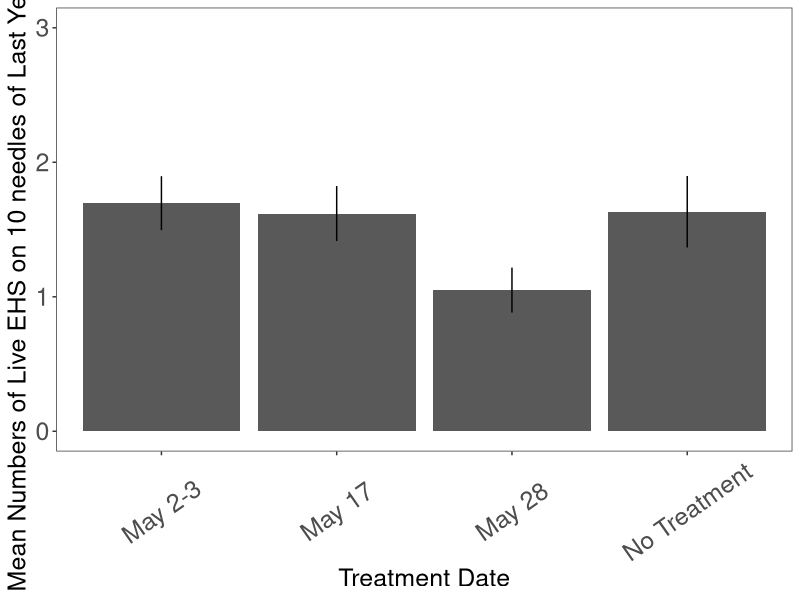
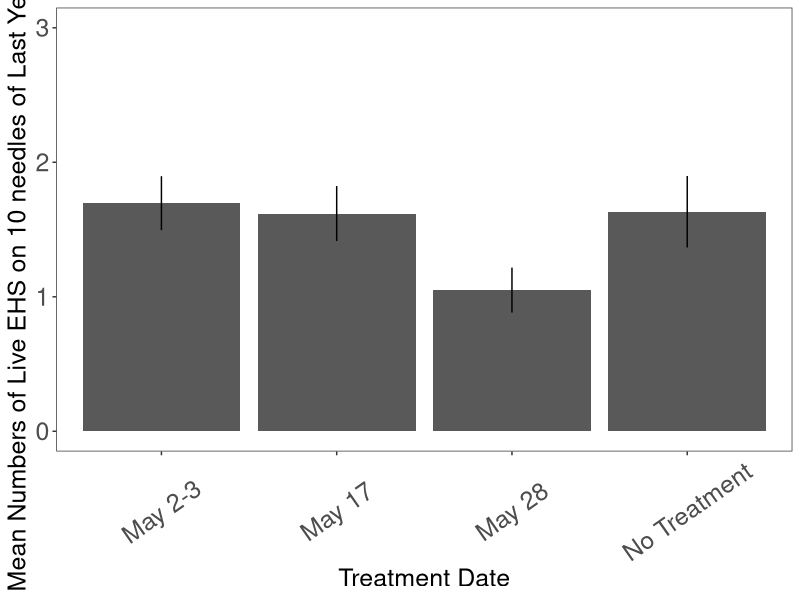

Source code (R) for these figures, in order: (Note: this script raises an error after producing the figures.)
# Load the package, read data, and manipulate
library(dplyr)
library(tidyr)
library(ggplot2)
library(stringr)
library(RColorBrewer)
library(ggthemes)
library(viridis)
library(MASS)
library(lme4)
library(tidyverse)
library(multcomp) 
library(multcompView)


## PREPROCESSING ##

# read in file
scalecount <- read.csv(file="EHS count 2024 v7 (study 1).csv", strip.white=TRUE)
colnames(scalecount) <- c("Label", "County","Twigab","Date","Counter","Livescale1","Deadscale1",
                          "Livescale2","Deadscale2","Livescale3","Deadscale3","Prespara","Presfungus",
                          "Presscalenewgr","encarsia")

#delete columns with no info
scalecount <- scalecount[ -c(16:19) ]

#extract and create new column with treatment
scalecount$Treatment<-
  substring(scalecount$Label, first=4, last=4)

#getting zero and 1s as presence and absence
# parasitism
scalecount$Prespara<-replace(scalecount$Prespara, scalecount$Prespara=="yes", 1)
scalecount$Prespara<-replace(scalecount$Prespara, scalecount$Prespara=="y", 1)
scalecount$Prespara<-replace(scalecount$Prespara, scalecount$Prespara=="Y", 1)
scalecount$Prespara<-replace(scalecount$Prespara, scalecount$Prespara=="", 0)
scalecount$Prespara<-replace(scalecount$Prespara, scalecount$Prespara=="n", 0)
scalecount$Prespara<-replace(scalecount$Prespara, scalecount$Prespara=="N", 0)
scalecount$Prespara<-replace(scalecount$Prespara, scalecount$Prespara=="no", 0)

# scale new growth?
scalecount$Presscalenewgr<-replace(scalecount$Presscalenewgr, scalecount$Presscalenewgr=="yes", 1)
scalecount$Presscalenewgr<-replace(scalecount$Presscalenewgr, scalecount$Presscalenewgr=="y", 1)
scalecount$Presscalenewgr<-replace(scalecount$Presscalenewgr, scalecount$Presscalenewgr=="Y", 1)
scalecount$Presscalenewgr<-replace(scalecount$Presscalenewgr, scalecount$Presscalenewgr=="", 0)
scalecount$Presscalenewgr<-replace(scalecount$Presscalenewgr, scalecount$Presscalenewgr=="n", 0)
scalecount$Presscalenewgr<-replace(scalecount$Presscalenewgr, scalecount$Presscalenewgr=="N", 0)
scalecount$Presscalenewgr<-replace(scalecount$Presscalenewgr, scalecount$Presscalenewgr=="no", 0)

# presence of fungus
scalecount$Presfungus<-replace(scalecount$Presfungus, scalecount$Presfungus=="yes", 1)
scalecount$Presfungus<-replace(scalecount$Presfungus, scalecount$Presfungus=="y", 1)
scalecount$Presfungus<-replace(scalecount$Presfungus, scalecount$Presfungus=="Y", 1)
scalecount$Presfungus<-replace(scalecount$Presfungus, scalecount$Presfungus=="", 0)
scalecount$Presfungus<-replace(scalecount$Presfungus, scalecount$Presfungus=="n", 0)
scalecount$Presfungus<-replace(scalecount$Presfungus, scalecount$Presfungus=="N", 0)
scalecount$Presfungus<-replace(scalecount$Presfungus, scalecount$Presfungus=="no", 0)

# change Treatment and County to factors
scalecount <- scalecount %>% 
  mutate(across(c(Treatment, County), as.factor))

# change counts to numeric
scalecount <- scalecount %>% 
  mutate(across(c(Livescale1, Deadscale1, Livescale2, Deadscale2, Livescale3, Deadscale3), as.numeric))

# Add mean live scale and Mean dead scale columns
scalecount<-scalecount %>% 
  mutate(Meanlivescale = rowMeans(dplyr::select(., Livescale1, Livescale2, Livescale3), na.rm = TRUE))
scalecount<-scalecount %>% 
  mutate(Meandeadscale = rowMeans(dplyr::select(., Deadscale1, Deadscale2, Deadscale3), na.rm = TRUE))

#removing labels that were not collected
scalecount<-scalecount %>% drop_na(Livescale1)


#scalecount has both July and November counts in it

# getting first count- July
# "scalecount1" henceforth refers to July collection
scalecount1 <- subset(scalecount, grepl('July',Date))

# Treatment survival means
tmeans <- scalecount1 %>% 
  group_by(Treatment) %>% 
  dplyr::summarize(
    Mean=round(mean(Meanlivescale, na.rm = T),3),
    sd = sd(Meanlivescale),
    n = n(),
    se = sd / sqrt(n),
    cv = sd/Mean * 100
  )
print(tmeans)


# treatment means as bar plots
labels <- c("May 2-3", "May 17", "May 28", "No Treatment")
Meanlivescale_plot_first <- ggplot(data=tmeans, 
                                   aes(x=Treatment, y=Mean
                                   ), na.rm = T) +
  geom_bar(stat="identity", position = position_dodge2(width = 0.9, preserve = "single"))  +
  geom_errorbar(aes(ymin=Mean-se, ymax=Mean+se), position = position_dodge(0.9), width = 0,
                show.legend = FALSE, color="black") +
  labs(x="Treatment Date", y="Mean Numbers of Live EHS on 10 needles of Last Year's Growth") +
  theme_bw() + 
  theme(panel.grid.major = element_blank(), 
        panel.grid.minor = element_blank(),
        axis.text.x=element_text(angle = 35, vjust = 0.5, size=18), 
        axis.title.x = element_text(size=18),
        axis.title.y=element_text(size=18),
        axis.text.y=element_text(size=18),
        legend.text = element_text(size = 14),
        legend.title = element_text(size = 18)
  )+  ylim(0, 3)+
  scale_fill_brewer(palette = "Dark2")+
  scale_color_brewer(palette = "Dark2") + scale_x_discrete(label = labels)
Meanlivescale_plot_first
ggsave(Meanlivescale_plot_first, file="Meanlivescale_plot_first.pdf", 
       width = 6, height=4)


##


####by county#####
# Treatment survival means for July scale count
tmeans <- scalecount1 %>% 
  group_by(Treatment, County) %>% 
  dplyr::summarize(
    Mean=round(mean(Meanlivescale, na.rm = T),3),
    sd = sd(Meanlivescale),
    n = n(),
    se = sd / sqrt(n),
    cv = sd/Mean * 100
  )
print(tmeans)

tmeans_county2 <- scalecount2 %>% 
  group_by(Treatment, County) %>% 
  dplyr::summarize(
    Mean=round(mean(Meanlivescale, na.rm = T),3),
    sd = sd(Meanlivescale),
    n = n(),
    se = sd / sqrt(n),
    cv = sd/Mean * 100
  )
print(tmeans_county2)

# Mean live scale plot by county for July
labels <- c("May 2-3", "May 17", "May 28", "No Treatment")
Meanlivescale_plot_county <- ggplot(data=tmeans, 
                                    aes(x=Treatment, y=Mean, fill=County, colour=County
                                    ), na.rm = T) +
  geom_bar(stat="identity", position = position_dodge2(width = 0.9, preserve = "single"))  +
  geom_errorbar(aes(ymin=Mean-se, ymax=Mean+se), position = position_dodge(0.9), width = 0,
                show.legend = FALSE, color="black") +
  labs(x="Treatment", y="Mean Live Count") +
  theme_bw() + 
  theme(panel.grid.major = element_blank(), 
        panel.grid.minor = element_blank(),
        axis.text.x=element_text(angle = 35, vjust = 0.5, size=18), 
        axis.title.x = element_text(size=18),
        axis.title.y=element_text(size=18),
        axis.text.y=element_text(size=18),
        legend.text = element_text(size = 14),
        legend.title = element_text(size = 18)
  )+  ylim(0, 5)+
  scale_fill_brewer(palette = "Dark2")+
  scale_color_brewer(palette = "Dark2") + scale_x_discrete(label = labels)
Meanlivescale_plot_county

# save as a PDF image July collection 
ggsave(Meanlivescale_plot_county, file="Meanlivescale_plot_county.pdf", 
       width = 6, height=4)

# November collection plot, by county
labels <- c("May 2-3", "May 17", "May 28", "No Treatment")
Meanlivescale_plot_county2 <- ggplot(data=tmeans_county2, 
                                     aes(x=Treatment, y=Mean, fill=County, colour=County
                                     ), na.rm = T) +
  geom_bar(stat="identity", position = position_dodge2(width = 0.9, preserve = "single"))  +
  geom_errorbar(aes(ymin=Mean-se, ymax=Mean+se), position = position_dodge(0.9), width = 0,
                show.legend = FALSE, color="black") +
  labs(x="Treatment", y="Mean Live Count 2") +
  theme_bw() + 
  theme(panel.grid.major = element_blank(), 
        panel.grid.minor = element_blank(),
        axis.text.x=element_text(angle = 35, vjust = 0.5, size=18), 
        axis.title.x = element_text(size=18),
        axis.title.y=element_text(size=18),
        axis.text.y=element_text(size=18),
        legend.text = element_text(size = 14),
        legend.title = element_text(size = 18)
  )+
  ylim(0, 5)+
  scale_fill_brewer(palette = "Dark2")+
  scale_color_brewer(palette = "Dark2") + scale_x_discrete(label = labels)
Meanlivescale_plot_county2

# save as a PDF image  - plot of mean live scale, november collection
ggsave(Meanlivescale_plot_county2, file="Meanlivescale_plot_county2.pdf", 
       width = 6, height=4)


##### ##Kruskal-Wallis, will use: ####
shapiro.test(scalecount1$Livescale1)
#W = 0.58685, p-value < 2.2e-16 . less than .05, thus data is non normal
#first count:
kruskal.test(Livescale1 ~ Treatment, data = scalecount1)

pairwise.wilcox.test(scalecount1$Livescale1, scalecount1$Treatment,
                     p.adjust.method = "BH")


#second count:
shapiro.test(scalecount2$Livescale1)
#W = 0.65372, p-value < 2.2e-16 less than .05, thus data is non normal
kruskal.test(Livescale1 ~ Treatment, data = scalecount2)

pairwise.wilcox.test(scalecount2$Livescale1, scalecount2$Treatment,
                     p.adjust.method = "BH")


###looking at percentages of parasitized ####

#first count:

#extract and create new column with treatment-
scalecountfung1<-scalecount1


#remove twigs with no scale
# Note: Ask client about meaning of 0 counts!! 
scalecountfung1<-scalecountfung1[rowSums(scalecountfung1[, 6:11] == 0) < 2,]
scalecountfung1<-scalecountfung1 %>% drop_na(Label) #some samples only have one twig, dropping those

# Treatment means - percentage of parasitism in July collection
tmeans1<-scalecountfung1 %>% 
  group_by(Treatment) %>% 
  summarise(
    percent_yes = mean(Prespara == 1),
    percent_yes100 = round(percent_yes*100),
  )

tmeans1$Collection<-"July"
#checking to make sure we are getting the presence absence mean percentage 
#write.csv(scalecountfung1,"~/Downloads/scalecountfung1.csv", row.names = FALSE)

# Convert presence of parasitism to numeric and perform normality check
scalecountfung1$Prespara<-as.numeric(scalecountfung1$Prespara)
shapiro.test(scalecountfung1$Prespara)

#W = 0.58143, p-value < 2.2e-16 . less than .05, thus data is non normal

# perform Kruskal-Wallis test and Wilcox text
#first count:
kruskal.test(Prespara ~ Treatment, data = scalecountfung1)

# Note - cannot compute exact value due to ties
pairwise.wilcox.test(scalecountfung1$Prespara, scalecountfung1$Treatment,
                     p.adjust.method = "BH")

#  1       2     3    4
#  2 0.313 -     -    
#  3 0.161 0.032 -    
#  4 0.766 0.388 0.124

####parasitism just in July plot not used####
labels <- c("May 2-3", "May 17", "May 28", "No Treatment")
scalecountfung1_para_plot <- ggplot(data=tmeans, 
                                    aes(x=Treatment, y=percent_yes100
                                    ), na.rm = T) +
  geom_bar(stat="identity", position = position_dodge2(width = 0.9, preserve = "single"))  +
  geom_errorbar(aes(ymin=Mean-se, ymax=Mean+se), position = position_dodge(0.9), width = 0,
                show.legend = FALSE, color="black") +
  labs(x="Treatment Date", y="Mean Numbers of Live EHS on 10 needles of This Year's Growth in November") +
  theme_bw() + 
  theme(panel.grid.major = element_blank(), 
        panel.grid.minor = element_blank(),
        axis.text.x=element_text(angle = 35, vjust = 0.5, size=18), 
        axis.title.x = element_text(size=18),
        axis.title.y=element_text(size=18),
        axis.text.y=element_text(size=18),
        legend.text = element_text(size = 14),
        legend.title = element_text(size = 18)
  )+
  scale_fill_brewer(palette = "Dark2")+
  scale_color_brewer(palette = "Dark2")  + scale_x_discrete(label = labels)
Meanlivescale_plot_second
ggsave(Meanlivescale_plot_second, file="Parasitism_plot_first.pdf", 
       width = 6, height=4)

#####


#second count (November):

#extract and create new column with treatment-
scalecountfung2<-scalecount2

#remove twigs with no scale and only one twig
# ASK - why remove samples with only one twig?
scalecountfung2<-scalecountfung2[rowSums(scalecountfung2[, 6:11] == 0) < 2,]
scalecountfung2<-scalecountfung2 %>% drop_na(Label) #some samples only have one twig, dropping those

#percentage of parasitism in a group
tmeans2<-scalecountfung2 %>% 
  group_by(Treatment) %>% 
  summarise(
    percent_yes = mean(Prespara == 1),
    percent_yes100 = round(percent_yes*100),
  )

tmeans2$Collection<-"Nov"
scalecountfung2$Prespara<-as.numeric(scalecountfung2$Prespara)

# check normality
shapiro.test(scalecountfung2$Prespara)

#W = 0.58143, p-value < 2.2e-16 . less than .05, thus data is non normal
#first count:
kruskal.test(Prespara ~ Treatment, data = scalecountfung2)

# This one does run! Probably because the 0s were removed?
pairwise.wilcox.test(scalecountfung2$Prespara, scalecountfung2$Treatment,
                     p.adjust.method = "BH")

#1       2     3    
#2 0.256 -     -    
#3 0.021 0.205 -    
#4 0.238 0.885 0.205


# COMBINING DATA

# combine parasitic tables
para_table<-dplyr::bind_rows(tmeans1, tmeans2)

#make plot for parasitism count
# label with treatment dates
labels <- c("May 2-3", "May 17", "May 28", "No Treatment")

para_plot <- ggplot(data=para_table, 
                    aes(x=Treatment, y=percent_yes100, fill=Collection, colour=Collection
                    ), na.rm = T) +
  geom_bar(stat="identity", position = position_dodge2(width = 0.9, preserve = "single"))  +
  labs(x="Treatment", y="Presence Absence Mean Percentage") +
  theme_bw() + 
  theme(panel.grid.major = element_blank(), 
        panel.grid.minor = element_blank(),
        axis.text.x=element_text(angle = 35, vjust = 0.5, size=18), 
        axis.title.x = element_text(size=18),
        axis.title.y=element_text(size=18),
        axis.text.y=element_text(size=18),
        legend.text = element_text(size = 14),
        legend.title = element_text(size = 18)
  )+
  scale_fill_brewer(palette = "Dark2")+
  scale_color_brewer(palette = "Dark2")  + scale_x_discrete(label = labels)
para_plot

ggsave(para_plot, file="Pres_mean_plot.pdf", 
       width = 6, height=10)



####presence of fungi####
#by county

# Treatment survival means - November
tmeans_fungus <- scalecount2 %>% 
  group_by(County) %>% 
  summarise(
    percent_yes = mean(Presfungus == 1),
    percent_yes100 = round(percent_yes*100),
  )
print(tmeans_fungus)

tmeans_fungus_plot <- ggplot(data=tmeans_fungus, 
                             aes(x=County, y=percent_yes100
                             ), na.rm = T) +
  geom_bar(stat="identity", position = position_dodge2(width = 0.9, preserve = "single"))  +
  labs(x="County", y="Mean Presence Percentage of Fungus Infestation") +
  theme_bw() + 
  theme(panel.grid.major = element_blank(), 
        panel.grid.minor = element_blank(),
        axis.text.x=element_text(angle = 35, vjust = 0.5, size=18), 
        axis.title.x = element_text(size=18),
        axis.title.y=element_text(size=18),
        axis.text.y=element_text(size=18),
        legend.text = element_text(size = 14),
        legend.title = element_text(size = 18)
  )+
  scale_fill_brewer(palette = "Dark2")+
  scale_color_brewer(palette = "Dark2") 
tmeans_fungus_plot
ggsave(tmeans_fungus_plot, file="tmeans_fungus_plot.pdf", 
       width = 4, height=6)




scalecount2mitchell <- subset(scalecount2, grepl('Mitchell',County))
scalecount2mitchell<-scalecount2mitchell[rowSums(scalecount2mitchell[, 6:11] == 0) < 2,]
scalecount2mitchell<-scalecount2mitchell %>% drop_na(Label)

tmeans2<-scalecount2mitchell %>% 
  group_by(Treatment) %>% 
  summarise(
    percent_yes = mean(Presfungus == 1),
    percent_yes100 = round(percent_yes*100),
  )

scalecount2mitchell$Prespara<-as.numeric(scalecount2mitchell$Prespara)

#not significant- no difference in fungus among treatments in mitchell county 
kruskal.test(Prespara ~ Treatment, data = scalecount2mitchell)
#Kruskal-Wallis chi-squared = 3.9077, df = 3, p-value = 0.2716
pairwise.wilcox.test(scalecount2mitchell$Prespara, scalecountfung2$Treatment,
                     p.adjust.method = "BH")

######encarsia########

scalecountencar<-scalecount2


#remove twigs with no scale

scalecountencar<-scalecountencar %>% drop_na(encarsia) #some samples only have one twig, dropping those

tmeans <- scalecountencar %>% 
  group_by(Treatment) %>% 
  dplyr::summarize(
    Mean=round(mean(encarsia, na.rm = T),3),
    sd = sd(encarsia),
    n = n(),
    se = sd / sqrt(n),
    cv = sd/Mean * 100
  )
print(tmeans)


labels <- c("May 2-3", "May 17", "May 28", "No Treatment")
scalecountencar_plot <- ggplot(data=tmeans, 
                               aes(x=Treatment, y=Mean
                               ), na.rm = T) +
  geom_bar(stat="identity", position = position_dodge2(width = 0.9, preserve = "single"))  +
  geom_errorbar(aes(ymin=Mean-se, ymax=Mean+se), position = position_dodge(0.9), width = 0,
                show.legend = FALSE, color="black") +
  labs(x="Treatment Date", y="Mean Numbers of Encarsia") +
  theme_bw() + 
  theme(panel.grid.major = element_blank(), 
        panel.grid.minor = element_blank(),
        axis.text.x=element_text(angle = 35, vjust = 0.5, size=18), 
        axis.title.x = element_text(size=18),
        axis.title.y=element_text(size=18),
        axis.text.y=element_text(size=18),
        legend.text = element_text(size = 14),
        legend.title = element_text(size = 18)
  )+
  scale_fill_brewer(palette = "Dark2")+
  scale_color_brewer(palette = "Dark2")  + scale_x_discrete(label = labels)
scalecountencar_plot
ggsave(scalecountencar_plot, file="Encarsia means.pdf", 
       width = 6, height=4)


#scalecountfung2$Prespara<-as.numeric(scalecountfung2$Prespara)
shapiro.test(scalecountencar$encarsia)

#W = 0.64279, p-value < 2.2e-16 not normal
kruskal.test(encarsia ~ Treatment, data = scalecountencar)
#Kruskal-Wallis chi-squared = 10.057, df = 3, p-value = 0.01809 significant

pairwise.wilcox.test(scalecountencar$encarsia, scalecountencar$Treatment,
                     p.adjust.method = "BH")
#1         2      3     
#2 0.4788 -      -     
#3 0.3075 0.7669 -     
#4 0.1603 0.1114 0.0065
